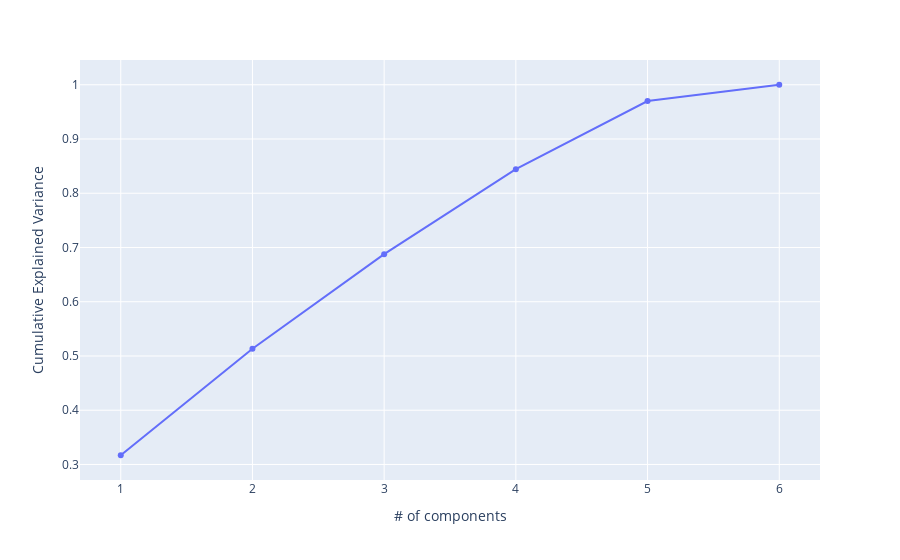

The code cell stored with this chart in its notebook:
### Markdown cell above
- **Principal Component Analysis PCA**

### Code cell
pca = PCA()
pca.fit(X_train)
exp_var_cumul = np.cumsum(pca.explained_variance_ratio_)

fig = px.line(x=np.arange(1,exp_var_cumul.shape[0]+1), y=exp_var_cumul, markers=True, labels={'x':'# of components', 'y':'Cumulative Explained Variance'})

#fig.add_shape(type='line', line=dict(dash='dash'),x0=0, x1=30, y0=0.95, y1=0.95)

fig.show()

### Figure 1 — Plotly figure (JSON) as saved in the notebook; plotly's stock layout.template omitted (floating-point values rounded to 4 significant figures)
{"data": [{"hovertemplate": "# of components=%{x}<br>Cumulative Explained Variance=%{y}<extra></extra>", "legendgroup": "", "line": {"color": "#636efa", "dash": "solid"}, "marker": {"symbol": "circle"}, "mode": "markers+lines", "name": "", "orientation": "v", "showlegend": false, "type": "scatter", "x": [1, 2, 3, 4, 5, 6], "xaxis": "x", "y": [0.317, 0.5133, 0.6876, 0.8443, 0.9699, 1.0], "yaxis": "y"}], "layout": {"legend": {"tracegroupgap": 0}, "margin": {"t": 60}, "xaxis": {"anchor": "y", "domain": [0, 1], "title": {"text": "# of components"}}, "yaxis": {"anchor": "x", "domain": [0, 1], "title": {"text": "Cumulative Explained Variance"}}}}
